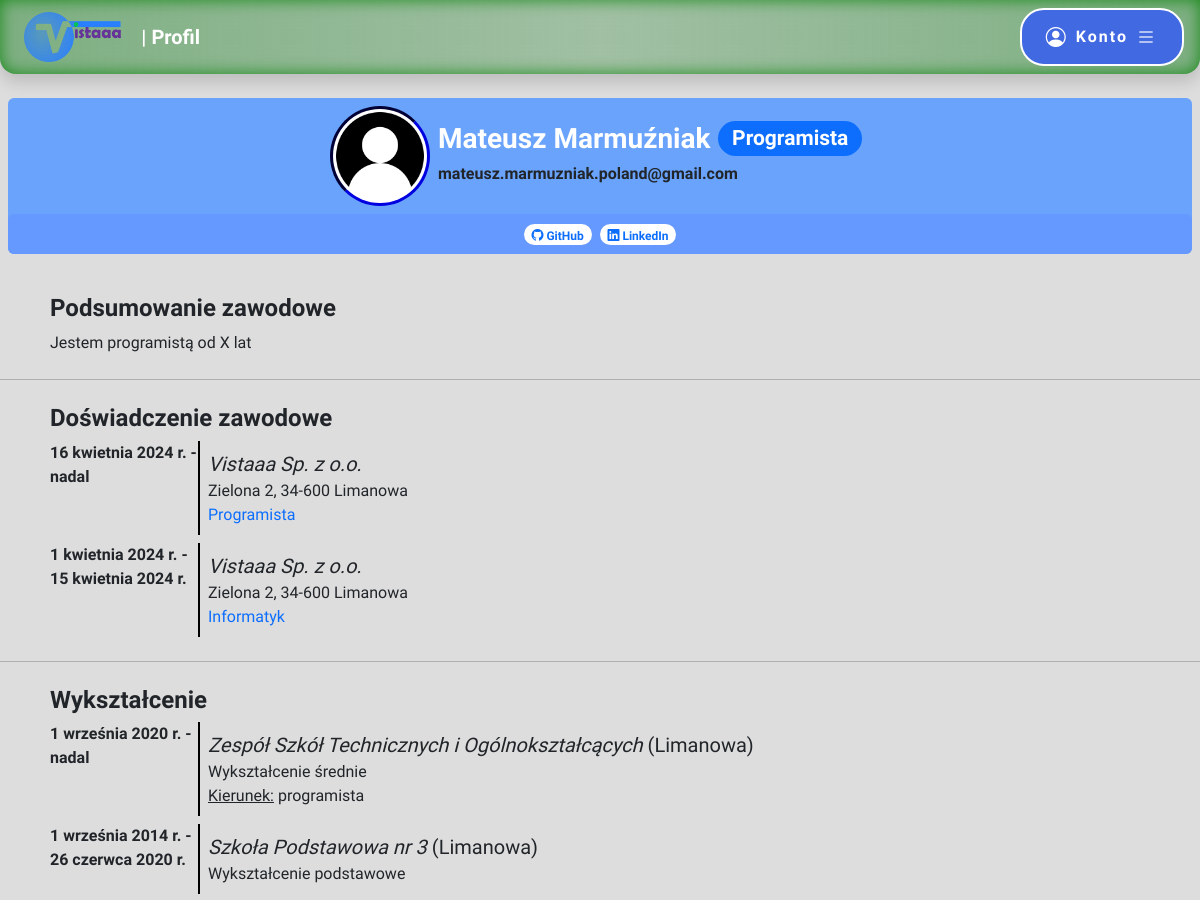
/profile.php?id=1 (upper part), run on an earlier commit of the app's database.
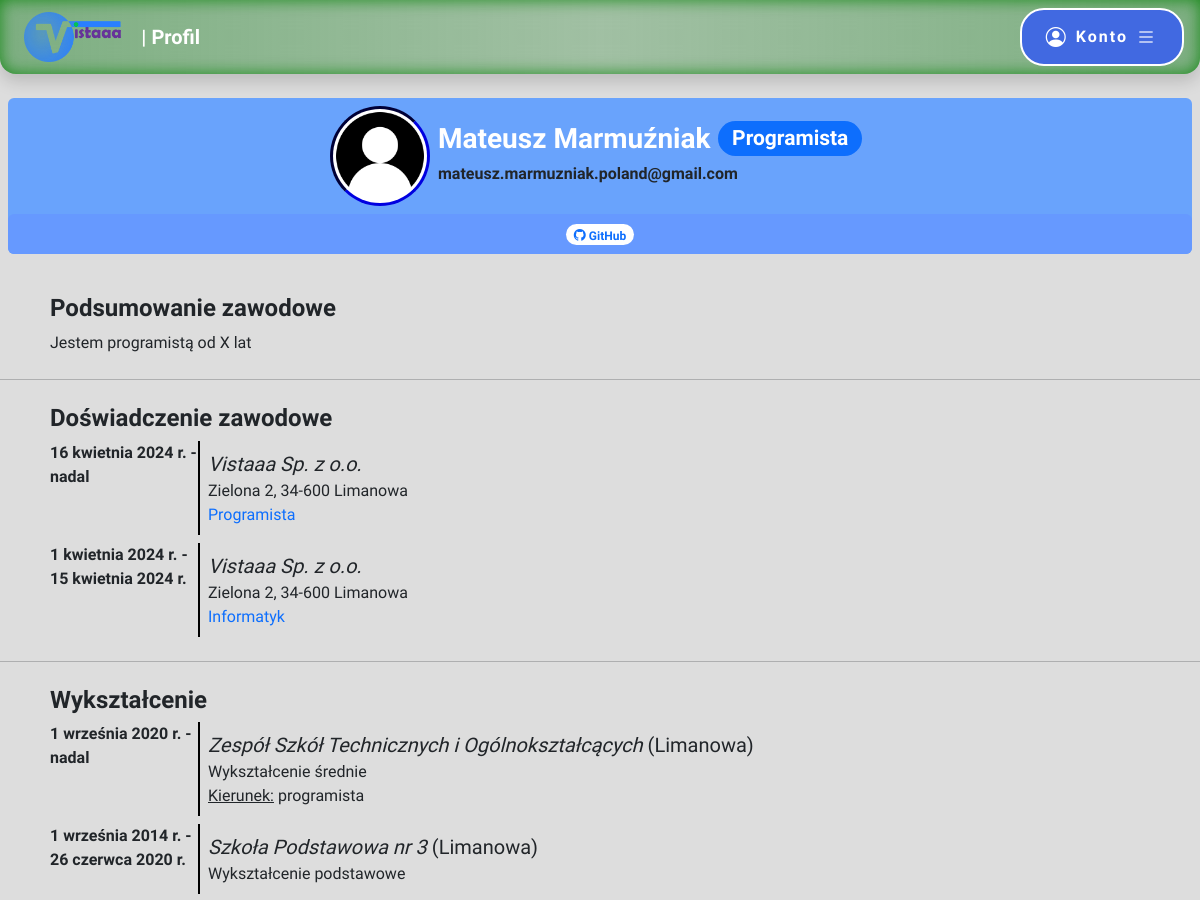
And on a later commit of the database.
### tables this page shows
CREATE TABLE `user` (
  `user_id` int(10) UNSIGNED NOT NULL,
  `name` varchar(30) DEFAULT NULL,
  `surname` varchar(50) DEFAULT NULL,
  `email` varchar(254) NOT NULL,
  `password` varchar(255) NOT NULL,
  `date_of_birth` date NOT NULL,
  `phone` varchar(50) DEFAULT NULL,
  `street` varchar(100) DEFAULT NULL,
  `home_number` varchar(10) DEFAULT NULL,
  `city` varchar(50) DEFAULT NULL,
  `postcode` varchar(10) DEFAULT NULL,
  `position` varchar(50) DEFAULT NULL,
  `experience` text DEFAULT NULL,
  `is_admin` tinyint(1) NOT NULL
);

CREATE TABLE `user_link` (
  `user_link_id` int(10) UNSIGNED NOT NULL,
  `user_id` int(11) UNSIGNED NOT NULL,
  `portal_id` smallint(6) UNSIGNED NOT NULL,
  `link` varchar(200) NOT NULL
);

CREATE TABLE `portal` (
  `portal_id` smallint(5) UNSIGNED NOT NULL,
  `name` varchar(30) NOT NULL
);

CREATE TABLE `user_position` (
  `user_position_id` int(10) UNSIGNED NOT NULL,
  `user_id` int(10) UNSIGNED NOT NULL,
  `company_id` int(10) UNSIGNED NOT NULL,
  `position` varchar(50) NOT NULL,
  `description` text NOT NULL,
  `date_start` date NOT NULL,
  `date_end` date DEFAULT NULL
);

CREATE TABLE `company` (
  `company_id` int(10) UNSIGNED NOT NULL,
  `email` varchar(254) NOT NULL,
  `password` varchar(244) NOT NULL,
  `name` varchar(100) NOT NULL,
  `description` text DEFAULT NULL,
  `street` varchar(100) DEFAULT NULL,
  `number` varchar(10) DEFAULT NULL,
  `city` varchar(50) DEFAULT NULL,
  `postcode` varchar(10) DEFAULT NULL
);

CREATE TABLE `user_education` (
  `user_education_id` int(10) UNSIGNED NOT NULL,
  `user_id` int(10) UNSIGNED NOT NULL,
  `school_id` mediumint(8) UNSIGNED NOT NULL,
  `level` enum('podstawowe','średnie','wyższe','') NOT NULL,
  `field` varchar(50) DEFAULT NULL,
  `date_start` date NOT NULL,
  `date_end` date DEFAULT NULL
);

CREATE TABLE `school` (
  `school_id` mediumint(8) UNSIGNED NOT NULL,
  `name` varchar(200) NOT NULL,
  `city` varchar(50) NOT NULL
);

### profile.php (the view, shortened to what this page needs)
<!DOCTYPE html>
<html lang="pl">
<head>
    <link href="https://cdn.jsdelivr.net/npm/bootstrap@5.3.3/dist/css/bootstrap.min.css" rel="stylesheet">
    <link rel="stylesheet" href="https://cdn.jsdelivr.net/npm/bootstrap-icons@1.11.3/font/bootstrap-icons.min.css">
    <link rel="stylesheet" href="style.css">
</head>
<body>
	<?php
		$pageName = "Profil";
		include "header.php";
		echo "<main class='position-relative'>";
		require "connect.php";
		$connect = new mysqli($host, $db_user, $db_password, $db_name);
		$connect->set_charset("utf8mb4");
		if(!isset($_GET["type"]) || $_GET["type"] != "company")
		{
			$result = $connect->execute_query("SELECT * FROM user WHERE user_id = ?;", [$_GET["id"]]);
			if($result->num_rows > 0)
			{
				$editMode = false;
				$row = $result->fetch_assoc();
				echo "<div class='profileHeader m-2".(!$editMode ? " position-sticky" : "")." rounded'>";
				echo "<div class='container-fluid flex-wrap p-2 d-flex justify-content-center align-items-center'>";
				$path = './img/user/'.$row["user_id"].'/';
				$files = array_diff(scandir($path), array(".", "..", "default"));
				if(!$editMode)
					echo "<img id='profilePicture' class='bg-white' src='".(count($files) > 0 ? ($path.scandir($path)[2]) : "./img/user.png")."' alt='Profil' width='100' height='100'>";
				if(!$editMode)
				{
					echo "<div class='m-2'>";
					echo "<h3 class='text-white fw-bold d-flex justify-content-center flex-wrap align-items-center'>".(($row["name"] != null || $row["surname"] != null) ? ($row["name"]." ".$row["surname"]) : $row["email"]);
					if($row["position"] != null)
						echo "<span class='badge rounded-pill text-bg-primary ms-2'>".$row["position"]."</span></h3>";
					if($row["name"] != null || $row["surname"] != null)
						echo "<h5 class='fs-6'>".$row["email"]."</h5>";
				}
				echo "</div></div>";
				if(!$editMode)
				{
					$linksResult = $connect->execute_query("SELECT * FROM user_link INNER JOIN portal USING(portal_id) WHERE user_id = ?;", [$_GET["id"]]);
					if($linksResult->num_rows > 0)
					{
						echo "<div class='profileLinks d-flex justify-content-center p-2 rounded'>";
						while($linkRow = $linksResult->fetch_assoc())
						{
							echo "<a href='".$linkRow["link"]."' class='text-decoration-none' target='_blank'>";
							echo "<span class='badge rounded-pill text-primary bg-white'><i class='bi bi-".mb_strtolower($linkRow["name"])."' title='".$linkRow["name"]."'></i> ".$linkRow["name"]."</span>";
							echo "</a>";
						}
						echo "</div>";
					}
				}
				echo "</div>";
				echo "<div class='container pt-4'>";
				echo "<section class='p-2'>";
				if(!$editMode)
				{
					echo "<h4>Podsumowanie zawodowe</h4>";
					echo "<p class='mb-0'>".$row["experience"]."</p>";
				}
				echo "</section>";
				echo "</div><hr>";
				echo "<div class='container'>";
				echo "<section class='p-2'>";
				echo "<h4>Doświadczenie zawodowe</h4>";
				$positionResult = $connect->execute_query("SELECT * FROM user_position INNER JOIN company USING(company_id) WHERE user_id = ? ORDER BY date_start DESC;", [$_GET["id"]]);
				$months = array("stycznia", "lutego", "marca", "kwietnia", "maja", "czerwca", "lipca", "sierpnia", "września", "października", "listopada", "grudnia");
				if($positionResult->num_rows > 0)
				{
					while($positionRow = $positionResult->fetch_assoc())
					{
						echo "<div class='d-flex mt-2'>";
						$dateStart = new DateTime($positionRow["date_start"]);
						$dateEnd = new DateTime($positionRow["date_end"]);
						echo "<div class='profilePositionDate border-end border-black border-2'><b>".$dateStart->format("j")." ".$months[(int)($dateStart->format("n")) - 1]." ".$dateStart->format("Y")." r. - ".($positionRow["date_end"] != null ? ($dateEnd->format("j")." ".$months[(int)($dateEnd->format("n")) - 1]." ".$dateEnd->format("Y")." r. ") : "nadal")."</b></div>";
						echo "<div class='profilePositionInfo p-2'>";
						echo "<p class='mb-0 fs-5 text-break signika-negative'><i>".$positionRow["name"]."</i></p>";
						echo "<p class='mb-0'>".$positionRow["street"]." ".$positionRow["number"].", ".$positionRow["postcode"]." ".$positionRow["city"]."</p>";
						echo "<p class='mb-0 text-primary'>".$positionRow["position"]."</p>";
						echo "</div></div>";
					}
				}
				else
					echo "<div class='alert alert-info information'><strong>Brak informacji o doświadczeniu zawodowym.</strong></div>";
				echo "</section></div><hr>";
				echo "<div class='container'>";
				echo "<section class='p-2'>";
				echo "<h4>Wykształcenie</h4>";
				$educationResult = $connect->execute_query("SELECT * FROM user_education INNER JOIN school USING(school_id) WHERE user_id = ? ORDER BY date_start DESC;", [$_GET["id"]]);
				if($educationResult->num_rows > 0)
				{
					while($educationRow = $educationResult->fetch_assoc())
					{
						echo "<div class='d-flex mt-2'>";
						$dateStart = new DateTime($educationRow["date_start"]);
						$dateEnd = new DateTime($educationRow["date_end"]);
						echo "<div class='profileEducationDate border-end border-black border-2'><b>".$dateStart->format("j")." ".$months[(int)($dateStart->format("n")) - 1]." ".$dateStart->format("Y")." r. - ".($educationRow["date_end"] != null ? ($dateEnd->format("j")." ".$months[(int)($dateEnd->format("n")) - 1]." ".$dateEnd->format("Y")." r. ") : "nadal")."</b></div>";
						echo "<div class='profileEducationInfo p-2'>";
						echo "<p class='mb-0 fs-5 text-break signika-negative'><i>".$educationRow["name"]."</i> (".$educationRow["city"].")</p>";
						echo "<p class='mb-0'>Wykształcenie ".$educationRow["level"]."</p>";
						if($educationRow["field"] != null)
							echo "<p class='mb-0'><u>Kierunek:</u> ".$educationRow["field"]."</p>";
						echo "</div></div>";
					}
				}
				else
					echo "<div class='alert alert-info information'><strong>Brak informacji o wykształceniu.</strong></div>";
				echo "</section></div><hr>";
			}
			else
				echo "<article class='container-md'><div class='alert alert-danger information'><strong>Błąd 404: Nieprawidłowy identyfikator profilu.</strong> <a href='index.php'>Wróć na stronę główną</a></div></article>";
		}
		echo "</main>";
	?>
</body>
</html>

### header.php (shortened to what this page needs)
<header>
    <nav class="navbar navbar-dark p-0">
        <div class="container-fluid">
            <section class="h-100 d-flex align-items-center">
                <a class="navbar-brand rounded p-1 ms-2" id="logo" href="./" data-bs-html="true" title="<i><b>System ogłoszeniowy Vistaaa</b></i> - Strona główna" data-bs-custom-class="moveTooltip" data-bs-toggle="tooltip">
                    <img src="img/vistaaa_full_logo.png" class="d-none d-sm-block" height="50" alt="Logo systemu ogłoszeniowego Vistaaa">
                </a>
                <span class="d-none d-md-block text-white fs-5 fw-semibold">| <?php echo  $pageName?></span>
            </section>
            <section data-bs-toggle="tooltip" title="Zarządzaj swoim kontem" class="my-2">
               <button type="button" class="commonButton d-flex align-items-center" data-bs-toggle="offcanvas" data-bs-target="#offcanvasDarkNavbar" aria-controls="offcanvasDarkNavbar" aria-label="Toggle navigation">
                    <span class='bi bi-person-circle fs-5 me-2 d-none d-sm-inline'></span>
                    <span class="d-none d-sm-inline">Konto</span>
                    <span class="bi bi-list fs-5 ms-0 ms-sm-2"></span>
                </button>
            </section>
        </div>
    </nav>
</header>

### style.css (style rules this page uses)
html, body { scrollbar-width: thin; scrollbar-color: var(--bs-primary) lightgray; font-family: Itim, cursive; }
#logo + span { font-family: Itim, cursive; }
#logo { transform-origin: 0; transition: .3s ease-in-out; }
body { padding-right: 0 !important; }
:is(h1, h2, h3, h4, h5, h6) { font-family: 'Signika Negative', sans-serif; font-weight: bold; }
.signika-negative { font-family: 'Signika Negative', sans-serif; }
body { min-height: 100vh; background-color: #DDD; display: flex; flex-direction: column; }
header { background: linear-gradient(to right, rgb(101 163 106 / .8), rgb(101 163 106 / .5), rgb(101 163 106 / .8)); border-bottom-left-radius: 1rem; border-bottom-right-radius: 1rem; position: sticky; top: 0; box-shadow: 0 0.5rem 1rem rgb(0 0 0 / .15), 0 0 1rem rgb(0 128 0 / .8) inset; backdrop-filter: blur(15px) saturate(0.4); z-index: 999; }
main { flex: 1; margin-top: 1rem; }
.commonButton, .successButton, .dangerButton { border: 2px solid; font-weight: bold; border-radius: 1.5rem; letter-spacing: 2px; margin: 0 .25rem; padding: .75rem 1.5rem; font-family: 'Signika Negative', sans-serif; transition: .3s ease-in-out; color: white; }
.commonButton { background-color: #4169E1; }
.profileHeader { top: 80px; z-index: 2; background-color: rgb(92 157 255 / .9); }
.profileHeader :is(h3, h5) { overflow-wrap: anywhere; }
#profilePicture { border: .2rem inset darkblue; border-radius: 50%; object-fit: cover; }
.profileLinks { gap: .5rem; background-color: rgb(102 153 255); }
:is(.profileLinks > a, span[role="button"]) { transition: .3s ease-in-out; }
:is(.profilePositionDate, .profileEducationDate) { width: 150px; }
:is(.profilePositionInfo, .profileEducationInfo) { width: calc(100% - 150px); }

What changed in the data, as far as the page shows it:
removed user_link: portal.name "LinkedIn"
